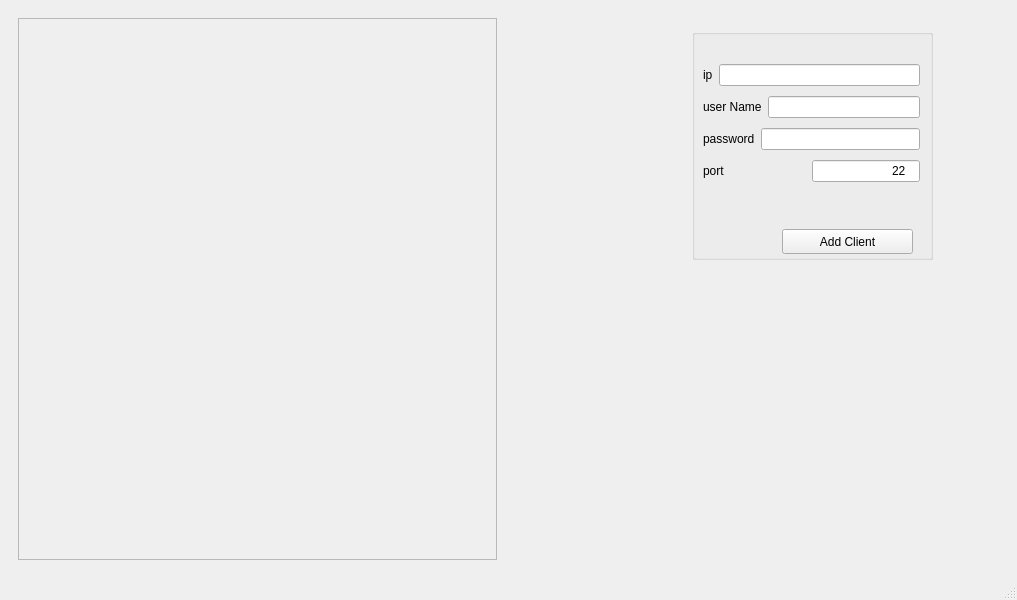
<?xml version="1.0" encoding="UTF-8"?>
<ui version="4.0">
 <class>MainWindow_ssh</class>
 <widget class="QMainWindow" name="MainWindow_ssh">
  <property name="geometry">
   <rect>
    <x>0</x>
    <y>0</y>
    <width>1017</width>
    <height>600</height>
   </rect>
  </property>
  <property name="windowTitle">
   <string>ssh Controller</string>
  </property>
  <widget class="QWidget" name="centralwidget">
   <layout class="QHBoxLayout" name="horizontalLayout">
    <item>
     <widget class="QWidget" name="widget" native="true">
      <layout class="QVBoxLayout" name="verticalLayout">
       <item>
        <widget class="QScrollArea" name="scrollArea">
         <property name="widgetResizable">
          <bool>true</bool>
         </property>
         <widget class="QWidget" name="scrollAreaWidgetContents">
          <property name="geometry">
           <rect>
            <x>0</x>
            <y>0</y>
            <width>477</width>
            <height>518</height>
           </rect>
          </property>
         </widget>
        </widget>
       </item>
      </layout>
     </widget>
    </item>
    <item>
     <widget class="QWidget" name="widget_2" native="true">
      <property name="sizePolicy">
       <sizepolicy hsizetype="Expanding" vsizetype="Preferred">
        <horstretch>0</horstretch>
        <verstretch>0</verstretch>
       </sizepolicy>
      </property>
      <property name="minimumSize">
       <size>
        <width>0</width>
        <height>3</height>
       </size>
      </property>
      <widget class="QGroupBox" name="groupBox">
       <property name="geometry">
        <rect>
         <x>180</x>
         <y>20</y>
         <width>241</width>
         <height>231</height>
        </rect>
       </property>
       <property name="title">
        <string/>
       </property>
       <widget class="QWidget" name="">
        <property name="geometry">
         <rect>
          <x>10</x>
          <y>30</y>
          <width>219</width>
          <height>128</height>
         </rect>
        </property>
        <layout class="QVBoxLayout" name="verticalLayout_3">
         <property name="leftMargin">
          <number>1</number>
         </property>
         <property name="topMargin">
          <number>1</number>
         </property>
         <property name="rightMargin">
          <number>1</number>
         </property>
         <property name="bottomMargin">
          <number>1</number>
         </property>
         <item>
          <layout class="QHBoxLayout" name="horizontalLayout_2">
           <item>
            <widget class="QLabel" name="label">
             <property name="text">
              <string>ip</string>
             </property>
            </widget>
           </item>
           <item>
            <widget class="QLineEdit" name="lineEdit_ip">
             <property name="alignment">
              <set>Qt::AlignRight|Qt::AlignTrailing|Qt::AlignVCenter</set>
             </property>
            </widget>
           </item>
          </layout>
         </item>
         <item>
          <layout class="QHBoxLayout" name="horizontalLayout_3">
           <item>
            <widget class="QLabel" name="label_2">
             <property name="text">
              <string>user Name</string>
             </property>
            </widget>
           </item>
           <item>
            <widget class="QLineEdit" name="lineEdit_username">
             <property name="alignment">
              <set>Qt::AlignRight|Qt::AlignTrailing|Qt::AlignVCenter</set>
             </property>
            </widget>
           </item>
          </layout>
         </item>
         <item>
          <layout class="QHBoxLayout" name="horizontalLayout_4">
           <item>
            <widget class="QLabel" name="label_3">
             <property name="text">
              <string>password</string>
             </property>
            </widget>
           </item>
           <item>
            <widget class="QLineEdit" name="lineEdit_password">
             <property name="echoMode">
              <enum>QLineEdit::Password</enum>
             </property>
             <property name="alignment">
              <set>Qt::AlignRight|Qt::AlignTrailing|Qt::AlignVCenter</set>
             </property>
            </widget>
           </item>
          </layout>
         </item>
         <item>
          <layout class="QHBoxLayout" name="horizontalLayout_5">
           <item>
            <widget class="QLabel" name="label_4">
             <property name="text">
              <string>port</string>
             </property>
            </widget>
           </item>
           <item>
            <spacer name="horizontalSpacer">
             <property name="orientation">
              <enum>Qt::Horizontal</enum>
             </property>
             <property name="sizeHint" stdset="0">
              <size>
               <width>40</width>
               <height>20</height>
              </size>
             </property>
            </spacer>
           </item>
           <item>
            <widget class="QLineEdit" name="lineEdit_port">
             <property name="sizePolicy">
              <sizepolicy hsizetype="Preferred" vsizetype="Fixed">
               <horstretch>0</horstretch>
               <verstretch>0</verstretch>
              </sizepolicy>
             </property>
             <property name="layoutDirection">
              <enum>Qt::LeftToRight</enum>
             </property>
             <property name="inputMask">
              <string>99999</string>
             </property>
             <property name="text">
              <string>22</string>
             </property>
             <property name="alignment">
              <set>Qt::AlignRight|Qt::AlignTrailing|Qt::AlignVCenter</set>
             </property>
            </widget>
           </item>
          </layout>
         </item>
        </layout>
       </widget>
       <widget class="QPushButton" name="pushButton_add">
        <property name="geometry">
         <rect>
          <x>90</x>
          <y>200</y>
          <width>131</width>
          <height>25</height>
         </rect>
        </property>
        <property name="text">
         <string>Add Client</string>
        </property>
       </widget>
      </widget>
     </widget>
    </item>
   </layout>
  </widget>
  <widget class="QMenuBar" name="menubar">
   <property name="geometry">
    <rect>
     <x>0</x>
     <y>0</y>
     <width>1017</width>
     <height>22</height>
    </rect>
   </property>
  </widget>
  <widget class="QStatusBar" name="statusbar"/>
 </widget>
 <resources/>
 <connections/>
</ui>
